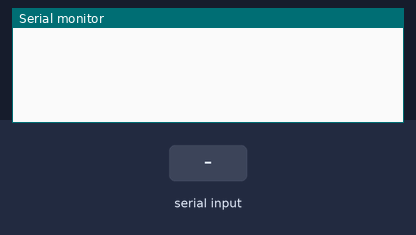
The sketch below on a simulated Arduino Uno, built with avr-gcc and run on an emulated ATmega328P. On the bench: the last lines printed to the serial monitor. The inputs (shaded band) are chosen by the test bench.

Above: at 1.2 s.
1.3 s: "90,45\n" received over Serial
At 3.5 s:
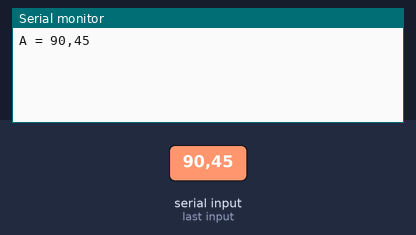
3.8 s: "30,150\n" received over Serial
At 5.6 s:
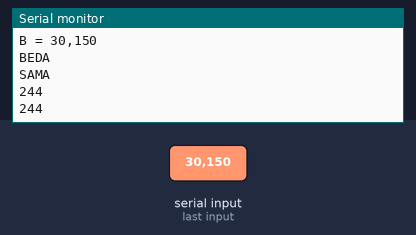

Measured:
- after the input at 1.3 s, the serial monitor: prints a new line after 1.0 s (image 1)
- after the input at 3.8 s, the serial monitor: prints a new line after 1.0 s (image 2)

The sketch:

blokbiner.ino
```cpp
int bin_to_int(String str, int length) //konversi string biner ke int
{
  int str_int=0;
  for(int i=0;i<length;i++){
    str_int=str_int<<1;
    str_int+=str[i]-'0';
  }
  return str_int;
}

void setup()
{
  Serial.begin(9600);	//set serial dengan 9600 bit per sekon
}

void loop()
{
  String str_A, str_B;	//string untuk menyimpan nilai biner
  int dec_a, dec_b;		//string untuk menyimpan nilai integer

  int length_a = 0;		//panjang string biner a dan b
  int length_b = 0;

  while(length_a==0){	//baca string A hingga string memiliki nilai bukan nol
    str_A = Serial.readString();
    length_a = str_A.length();
    if(length_a){
      Serial.print("A = ");
      Serial.println(str_A);
    }
  }
  while(length_b==0){	//baca string B hingga nilainya tidak nol
    str_B = Serial.readString();
    length_b = str_B.length();
    if(length_b){
      Serial.print("B = ");
      Serial.println(str_B);
    }
  }

  dec_a = bin_to_int(str_A,length_a);	//konversi a dan b ke integer
  dec_b = bin_to_int(str_B,length_b);
  int limit = bin_to_int("0111111111111111",16); //set batas max value, 16 bit

  if(dec_a==dec_b){				//jika a dan b sama, output SAMA
    Serial.println("SAMA");
 	Serial.println(dec_a);
 	Serial.println(dec_b);
  }
  else{							//jika tidak, output BEDA
    Serial.println("BEDA");
    while(dec_b<limit){			//increment nilai b
      dec_b+=1;
      if(dec_a==dec_b){			//jika sama, output SAMA dan nilainya
        Serial.println("SAMA");
 		Serial.println(dec_a);
 		Serial.println(dec_b);
        break;
      }
    }
    //jika hingga limit belum sama, output "tidak akan sama"
    if(dec_b==limit) Serial.println("B tidak akan sama dengan A");
  }

  delay(10000);	//berhentikan sesi sementara selama 10 detik
}
```
